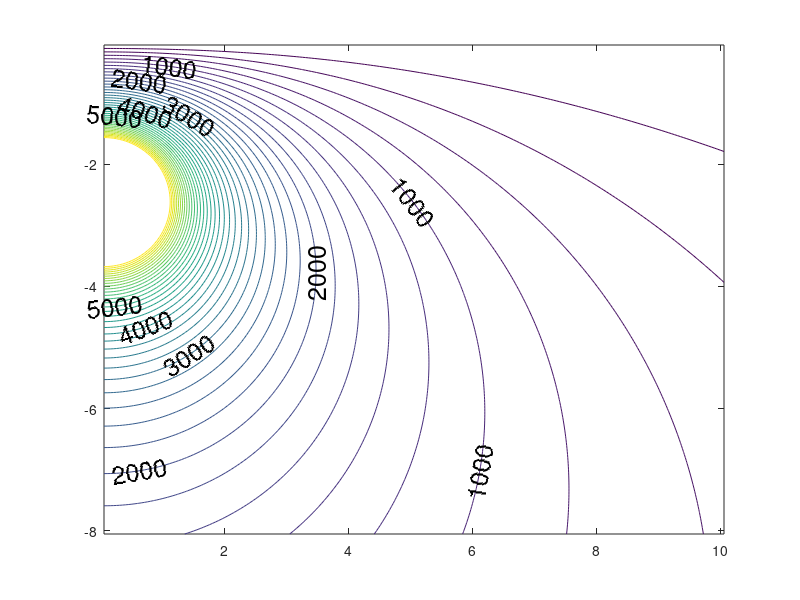

Source code (MATLAB): (Note: this script raises an error after producing the figure.)
% Analytisk løsning, sinusburst, 7/9-20, HH
% Beregner trykkfordeling (peak amplitude)
tic
%%Inputparametre:
dt =  0.000015259;
f=59.4; %Hz
S=sin(2*pi*f*dt*(1:15000));
B=9405; %amplitude
d=2.5; %kildedyp i meter
dx=0.05;%  5 cm oppløsning
dz=dx;%;
x=0:dx:10;
z=0:dz:8;
N=length(x);%Maksimalt antall steg horisontalt 
M=length(z);% vertikalt
R2=-1;%Refleksjonskoeffisient
c=1500;% m/s
x2=x.^2;
c=1500;%vann
rho=1000;%vannets tethet
k=2*pi*f/c;

%Basisberegninger
for m=1:M
r1(:,m)=sqrt(x2+(z(m)-d)^2);
r2(:,m)=sqrt(x2+(z(m)+d)^2);

% Eksakt topol -> p:, setter trykkamplituden i signalet til 1
f1(:,m)=exp(i*k*r1(:,m))./r1(:,m);
f2(:,m)=exp(i*k*r2(:,m))./r2(:,m);
end
p=(f1-f2);

% figure(1)
%plott av trykkfeltet
 X=[1:N]*dx;% For plotting
Z=[1:M]*dz;

[c,H]=contour(X,-Z,abs(B*p'),0:200:8000);
%title(['Pressure Pa,  AnalytR, frq = ' num2str(f) ' Hz, delta =  500  Pa, R = ' num2str(R2) ', d = ' num2str(d) ' m'])
clabel(c,H,0:1000:5000, 'FontSize', 18);
w = H.LineWidth;
H.LineWidth = 2;
daspect([1 1 1])
q=colorbar;
q.Label.String='Pa'
clim([1000 8000])
%xlabel('Range -m')
%ylabel('Depth - m')
grid
set(gca,'xtick', [2.8 4.2 5.7],'ytick', [-4 -2.5 -1])
toc
